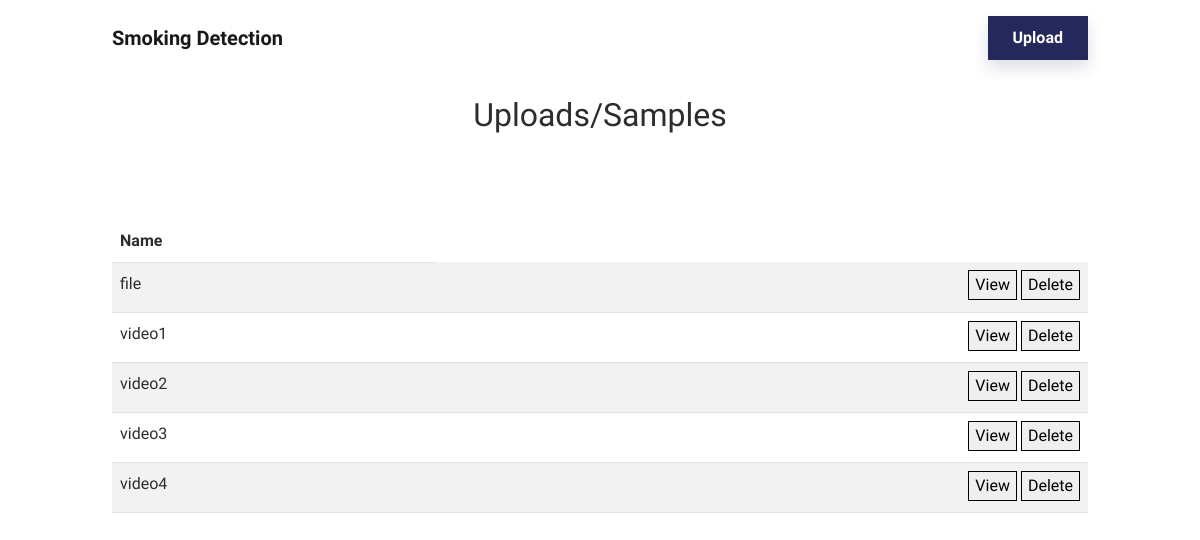
Before: / with the older database file.
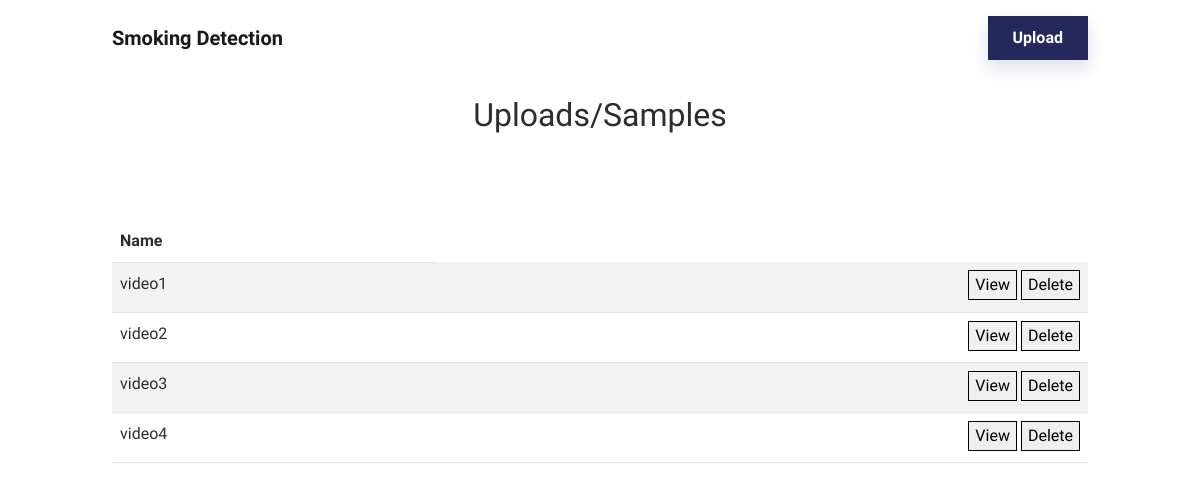
After: the same page with the newer database file.
### core/models.py (models this page shows, shortened)
class FileUpload(models.Model):
    name = models.CharField(max_length=256)
    file = models.FileField(upload_to="")
    uploaded_at = models.DateTimeField(auto_now_add=True)

### core/views.py (the view, shortened to what this page needs)
# urls.py: path('', views.index, name='index'),
def index(request):
    data = FileUpload.objects.all()
    context = {"data":data}
    return render(request, 'index.html', context)

### templates/index.html (shortened to what this page needs)
{% extends 'common/base.html' %}
{% block navbutton %}
    <a class="btn btn-primary shadow" data-bs-toggle="modal" href="#addSample" role="button" aria-expanded="false" aria-controls="collapseOne">Upload</a>
{% endblock navbutton %}
{% block body %}
{% load static %}
<div class="container" style="margin-top: 8%;">
    <h2 style="text-align: center; margin-bottom: 8%;">Uploads/Samples</h2>
    {% if data %}
    <table class="table table-striped table-hover">
        <thead>
          <tr>
            <th scope="col">Name</th>
          </tr>
        </thead>
        <tbody>
          {% for i in data %}
          <tr>
            <td>{{ i.name }}</td>
            <td>
                <div class="d-flex gap-1" style="display: flex; justify-content: flex-end;">
                    <a href="{% url 'stream' i.id %}"><button>View</button></a>
                    <a href="{% url 'delete' i.id %}"><button>Delete</button></a>
                </div>
            </td>
          </tr>
          {% endfor %}
        </tbody>
    </table>
    {% else %}
    <hr>
    <h3 style="text-align: center; margin-top: 8%;">Upload Sample to Get Started!</h3>
    {% endif %}
</div>
{% endblock body %}

### templates/common/base.html (shortened to what this page needs)
{% load static %}
<!DOCTYPE html>
<html lang="en">
<head>
    <link rel="stylesheet" href="{% static 'bootstrap/css/bootstrap.min.css' %}">
</head>
<body>
    <nav class="navbar navbar-light navbar-expand-md fixed-top navbar-shrink py-3" id="mainNav">
        <div class="container"><a class="navbar-brand d-flex align-items-center" href="/"><span>Smoking Detection</span></a>
            <div class="collapse navbar-collapse" id="navcol-1">
                {% block navbutton %}
                {% endblock navbutton %}
            </div>
        </div>
    </nav>
    {% block body %}
    {% endblock body %}
</body>
</html>

### templates/index.html (style rules this page uses)
table { border-collapse: collapse; width: 100%; }
tr { height: 50px; }
button { border: 1px solid black; position: sticky; right:0; }

Changed rows visible on the page:
removed FileUpload: name "file"
